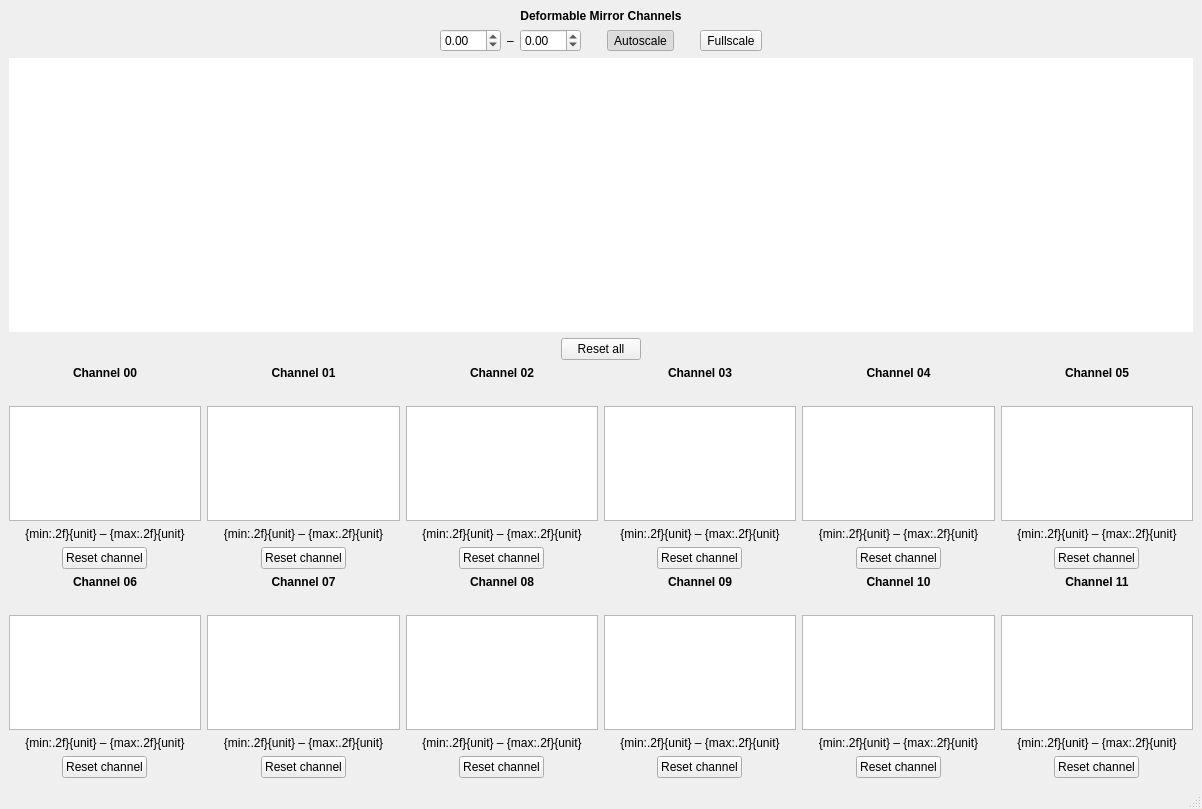
<?xml version="1.0" encoding="UTF-8"?>
<ui version="4.0">
 <class>DMChannelsWindow</class>
 <widget class="QMainWindow" name="DMChannelsWindow">
  <property name="geometry">
   <rect>
    <x>0</x>
    <y>0</y>
    <width>1202</width>
    <height>809</height>
   </rect>
  </property>
  <property name="windowTitle">
   <string>Deformable Mirror Channels - KalAO</string>
  </property>
  <widget class="QWidget" name="centralwidget">
   <layout class="QVBoxLayout" name="verticalLayout" stretch="0,0,2,0,3">
    <item>
     <widget class="QLabel" name="title_label">
      <property name="font">
       <font>
        <bold>true</bold>
       </font>
      </property>
      <property name="text">
       <string>Deformable Mirror Channels</string>
      </property>
      <property name="alignment">
       <set>Qt::AlignCenter</set>
      </property>
     </widget>
    </item>
    <item>
     <layout class="QHBoxLayout" name="scale_layout">
      <item>
       <spacer name="horizontalSpacer">
        <property name="orientation">
         <enum>Qt::Horizontal</enum>
        </property>
        <property name="sizeHint" stdset="0">
         <size>
          <width>40</width>
          <height>20</height>
         </size>
        </property>
       </spacer>
      </item>
      <item>
       <widget class="KScaledDoubleSpinbox" name="min_spinbox">
        <property name="keyboardTracking">
         <bool>false</bool>
        </property>
        <property name="decimals">
         <number>2</number>
        </property>
        <property name="minimum">
         <double>-99.000000000000000</double>
        </property>
        <property name="maximum">
         <double>99.000000000000000</double>
        </property>
        <property name="singleStep">
         <double>0.100000000000000</double>
        </property>
       </widget>
      </item>
      <item>
       <widget class="QLabel" name="minmax_label">
        <property name="text">
         <string>–</string>
        </property>
       </widget>
      </item>
      <item>
       <widget class="KScaledDoubleSpinbox" name="max_spinbox">
        <property name="keyboardTracking">
         <bool>false</bool>
        </property>
        <property name="decimals">
         <number>2</number>
        </property>
        <property name="minimum">
         <double>-99.000000000000000</double>
        </property>
        <property name="maximum">
         <double>99.000000000000000</double>
        </property>
        <property name="singleStep">
         <double>0.100000000000000</double>
        </property>
       </widget>
      </item>
      <item>
       <spacer name="horizontalSpacer_3">
        <property name="orientation">
         <enum>Qt::Horizontal</enum>
        </property>
        <property name="sizeType">
         <enum>QSizePolicy::Maximum</enum>
        </property>
        <property name="sizeHint" stdset="0">
         <size>
          <width>20</width>
          <height>20</height>
         </size>
        </property>
       </spacer>
      </item>
      <item>
       <widget class="QToolButton" name="autoscale_button">
        <property name="sizePolicy">
         <sizepolicy hsizetype="Minimum" vsizetype="Fixed">
          <horstretch>0</horstretch>
          <verstretch>0</verstretch>
         </sizepolicy>
        </property>
        <property name="text">
         <string>Autoscale</string>
        </property>
        <property name="checkable">
         <bool>true</bool>
        </property>
        <property name="checked">
         <bool>true</bool>
        </property>
       </widget>
      </item>
      <item>
       <spacer name="horizontalSpacer_4">
        <property name="orientation">
         <enum>Qt::Horizontal</enum>
        </property>
        <property name="sizeType">
         <enum>QSizePolicy::Maximum</enum>
        </property>
        <property name="sizeHint" stdset="0">
         <size>
          <width>20</width>
          <height>20</height>
         </size>
        </property>
       </spacer>
      </item>
      <item>
       <widget class="QToolButton" name="fullscale_button">
        <property name="sizePolicy">
         <sizepolicy hsizetype="Minimum" vsizetype="Fixed">
          <horstretch>0</horstretch>
          <verstretch>0</verstretch>
         </sizepolicy>
        </property>
        <property name="text">
         <string>Fullscale</string>
        </property>
        <property name="checkable">
         <bool>true</bool>
        </property>
       </widget>
      </item>
      <item>
       <spacer name="horizontalSpacer_5">
        <property name="orientation">
         <enum>Qt::Horizontal</enum>
        </property>
        <property name="sizeHint" stdset="0">
         <size>
          <width>40</width>
          <height>20</height>
         </size>
        </property>
       </spacer>
      </item>
     </layout>
    </item>
    <item>
     <widget class="KGraphicsView" name="dm_view">
      <property name="enabled">
       <bool>true</bool>
      </property>
      <property name="frameShape">
       <enum>QFrame::NoFrame</enum>
      </property>
      <property name="verticalScrollBarPolicy">
       <enum>Qt::ScrollBarAlwaysOff</enum>
      </property>
      <property name="horizontalScrollBarPolicy">
       <enum>Qt::ScrollBarAlwaysOff</enum>
      </property>
      <property name="sizeAdjustPolicy">
       <enum>QAbstractScrollArea::AdjustToContents</enum>
      </property>
     </widget>
    </item>
    <item alignment="Qt::AlignHCenter">
     <widget class="QPushButton" name="reset_all_button">
      <property name="sizePolicy">
       <sizepolicy hsizetype="Fixed" vsizetype="Fixed">
        <horstretch>0</horstretch>
        <verstretch>0</verstretch>
       </sizepolicy>
      </property>
      <property name="text">
       <string>Reset all</string>
      </property>
     </widget>
    </item>
    <item>
     <layout class="QGridLayout" name="channels_layout">
      <item row="0" column="3">
       <layout class="QVBoxLayout" name="layout_03">
        <item>
         <widget class="QLabel" name="label_03">
          <property name="font">
           <font>
            <bold>true</bold>
           </font>
          </property>
          <property name="text">
           <string>Channel 03</string>
          </property>
          <property name="alignment">
           <set>Qt::AlignCenter</set>
          </property>
         </widget>
        </item>
        <item>
         <widget class="QLabel" name="info_label_03">
          <property name="text">
           <string/>
          </property>
          <property name="alignment">
           <set>Qt::AlignCenter</set>
          </property>
         </widget>
        </item>
        <item>
         <widget class="KGraphicsView" name="view_03"/>
        </item>
        <item>
         <widget class="KLabel" name="stroke_label_03">
          <property name="text">
           <string>{min:.2f}{unit} – {max:.2f}{unit}</string>
          </property>
          <property name="alignment">
           <set>Qt::AlignCenter</set>
          </property>
         </widget>
        </item>
        <item alignment="Qt::AlignHCenter">
         <widget class="QPushButton" name="reset_button_03">
          <property name="sizePolicy">
           <sizepolicy hsizetype="Fixed" vsizetype="Fixed">
            <horstretch>0</horstretch>
            <verstretch>0</verstretch>
           </sizepolicy>
          </property>
          <property name="text">
           <string>Reset channel</string>
          </property>
         </widget>
        </item>
       </layout>
      </item>
      <item row="0" column="5">
       <layout class="QVBoxLayout" name="layout_05">
        <item>
         <widget class="QLabel" name="label_05">
          <property name="font">
           <font>
            <bold>true</bold>
           </font>
          </property>
          <property name="text">
           <string>Channel 05</string>
          </property>
          <property name="alignment">
           <set>Qt::AlignCenter</set>
          </property>
         </widget>
        </item>
        <item>
         <widget class="QLabel" name="info_label_05">
          <property name="text">
           <string/>
          </property>
          <property name="alignment">
           <set>Qt::AlignCenter</set>
          </property>
         </widget>
        </item>
        <item>
         <widget class="KGraphicsView" name="view_05"/>
        </item>
        <item>
         <widget class="KLabel" name="stroke_label_05">
          <property name="text">
           <string>{min:.2f}{unit} – {max:.2f}{unit}</string>
          </property>
          <property name="alignment">
           <set>Qt::AlignCenter</set>
          </property>
         </widget>
        </item>
        <item alignment="Qt::AlignHCenter">
         <widget class="QPushButton" name="reset_button_05">
          <property name="sizePolicy">
           <sizepolicy hsizetype="Fixed" vsizetype="Fixed">
            <horstretch>0</horstretch>
            <verstretch>0</verstretch>
           </sizepolicy>
          </property>
          <property name="text">
           <string>Reset channel</string>
          </property>
         </widget>
        </item>
       </layout>
      </item>
      <item row="0" column="2">
       <layout class="QVBoxLayout" name="layout_02">
        <item>
         <widget class="QLabel" name="label_02">
          <property name="font">
           <font>
            <bold>true</bold>
           </font>
          </property>
          <property name="text">
           <string>Channel 02</string>
          </property>
          <property name="alignment">
           <set>Qt::AlignCenter</set>
          </property>
         </widget>
        </item>
        <item>
         <widget class="QLabel" name="info_label_02">
          <property name="text">
           <string/>
          </property>
          <property name="alignment">
           <set>Qt::AlignCenter</set>
          </property>
         </widget>
        </item>
        <item>
         <widget class="KGraphicsView" name="view_02"/>
        </item>
        <item>
         <widget class="KLabel" name="stroke_label_02">
          <property name="text">
           <string>{min:.2f}{unit} – {max:.2f}{unit}</string>
          </property>
          <property name="alignment">
           <set>Qt::AlignCenter</set>
          </property>
         </widget>
        </item>
        <item alignment="Qt::AlignHCenter">
         <widget class="QPushButton" name="reset_button_02">
          <property name="sizePolicy">
           <sizepolicy hsizetype="Fixed" vsizetype="Fixed">
            <horstretch>0</horstretch>
            <verstretch>0</verstretch>
           </sizepolicy>
          </property>
          <property name="text">
           <string>Reset channel</string>
          </property>
         </widget>
        </item>
       </layout>
      </item>
      <item row="0" column="0">
       <layout class="QVBoxLayout" name="layout_00">
        <item>
         <widget class="QLabel" name="label_00">
          <property name="font">
           <font>
            <bold>true</bold>
           </font>
          </property>
          <property name="text">
           <string>Channel 00</string>
          </property>
          <property name="alignment">
           <set>Qt::AlignCenter</set>
          </property>
         </widget>
        </item>
        <item>
         <widget class="QLabel" name="info_label_00">
          <property name="text">
           <string/>
          </property>
          <property name="alignment">
           <set>Qt::AlignCenter</set>
          </property>
         </widget>
        </item>
        <item>
         <widget class="KGraphicsView" name="view_00"/>
        </item>
        <item>
         <widget class="KLabel" name="stroke_label_00">
          <property name="text">
           <string>{min:.2f}{unit} – {max:.2f}{unit}</string>
          </property>
          <property name="alignment">
           <set>Qt::AlignCenter</set>
          </property>
         </widget>
        </item>
        <item alignment="Qt::AlignHCenter">
         <widget class="QPushButton" name="reset_button_00">
          <property name="sizePolicy">
           <sizepolicy hsizetype="Fixed" vsizetype="Fixed">
            <horstretch>0</horstretch>
            <verstretch>0</verstretch>
           </sizepolicy>
          </property>
          <property name="text">
           <string>Reset channel</string>
          </property>
         </widget>
        </item>
       </layout>
      </item>
      <item row="1" column="2">
       <layout class="QVBoxLayout" name="layout_08">
        <item>
         <widget class="QLabel" name="label_08">
          <property name="font">
           <font>
            <bold>true</bold>
           </font>
          </property>
          <property name="text">
           <string>Channel 08</string>
          </property>
          <property name="alignment">
           <set>Qt::AlignCenter</set>
          </property>
         </widget>
        </item>
        <item>
         <widget class="QLabel" name="info_label_08">
          <property name="text">
           <string/>
          </property>
          <property name="alignment">
           <set>Qt::AlignCenter</set>
          </property>
         </widget>
        </item>
        <item>
         <widget class="KGraphicsView" name="view_06"/>
        </item>
        <item>
         <widget class="KLabel" name="stroke_label_08">
          <property name="text">
           <string>{min:.2f}{unit} – {max:.2f}{unit}</string>
          </property>
          <property name="alignment">
           <set>Qt::AlignCenter</set>
          </property>
         </widget>
        </item>
        <item alignment="Qt::AlignHCenter">
         <widget class="QPushButton" name="reset_button_08">
          <property name="sizePolicy">
           <sizepolicy hsizetype="Fixed" vsizetype="Fixed">
            <horstretch>0</horstretch>
            <verstretch>0</verstretch>
           </sizepolicy>
          </property>
          <property name="text">
           <string>Reset channel</string>
          </property>
         </widget>
        </item>
       </layout>
      </item>
      <item row="1" column="0">
       <layout class="QVBoxLayout" name="layout_06">
        <item>
         <widget class="QLabel" name="label_06">
          <property name="font">
           <font>
            <bold>true</bold>
           </font>
          </property>
          <property name="text">
           <string>Channel 06</string>
          </property>
          <property name="alignment">
           <set>Qt::AlignCenter</set>
          </property>
         </widget>
        </item>
        <item>
         <widget class="QLabel" name="info_label_06">
          <property name="text">
           <string/>
          </property>
          <property name="alignment">
           <set>Qt::AlignCenter</set>
          </property>
         </widget>
        </item>
        <item>
         <widget class="KGraphicsView" name="view_08"/>
        </item>
        <item>
         <widget class="KLabel" name="stroke_label_06">
          <property name="text">
           <string>{min:.2f}{unit} – {max:.2f}{unit}</string>
          </property>
          <property name="alignment">
           <set>Qt::AlignCenter</set>
          </property>
         </widget>
        </item>
        <item alignment="Qt::AlignHCenter">
         <widget class="QPushButton" name="reset_button_06">
          <property name="sizePolicy">
           <sizepolicy hsizetype="Fixed" vsizetype="Fixed">
            <horstretch>0</horstretch>
            <verstretch>0</verstretch>
           </sizepolicy>
          </property>
          <property name="text">
           <string>Reset channel</string>
          </property>
         </widget>
        </item>
       </layout>
      </item>
      <item row="0" column="1">
       <layout class="QVBoxLayout" name="layout_01">
        <item>
         <widget class="QLabel" name="label_01">
          <property name="font">
           <font>
            <bold>true</bold>
           </font>
          </property>
          <property name="text">
           <string>Channel 01</string>
          </property>
          <property name="alignment">
           <set>Qt::AlignCenter</set>
          </property>
         </widget>
        </item>
        <item>
         <widget class="QLabel" name="info_label_01">
          <property name="text">
           <string/>
          </property>
          <property name="alignment">
           <set>Qt::AlignCenter</set>
          </property>
         </widget>
        </item>
        <item>
         <widget class="KGraphicsView" name="view_01"/>
        </item>
        <item>
         <widget class="KLabel" name="stroke_label_01">
          <property name="text">
           <string>{min:.2f}{unit} – {max:.2f}{unit}</string>
          </property>
          <property name="alignment">
           <set>Qt::AlignCenter</set>
          </property>
         </widget>
        </item>
        <item alignment="Qt::AlignHCenter">
         <widget class="QPushButton" name="reset_button_01">
          <property name="sizePolicy">
           <sizepolicy hsizetype="Fixed" vsizetype="Fixed">
            <horstretch>0</horstretch>
            <verstretch>0</verstretch>
           </sizepolicy>
          </property>
          <property name="text">
           <string>Reset channel</string>
          </property>
         </widget>
        </item>
       </layout>
      </item>
      <item row="1" column="3">
       <layout class="QVBoxLayout" name="layout_09">
        <item>
         <widget class="QLabel" name="label_09">
          <property name="font">
           <font>
            <bold>true</bold>
           </font>
          </property>
          <property name="text">
           <string>Channel 09</string>
          </property>
          <property name="alignment">
           <set>Qt::AlignCenter</set>
          </property>
         </widget>
        </item>
        <item>
         <widget class="QLabel" name="info_label_09">
          <property name="text">
           <string/>
          </property>
          <property name="alignment">
           <set>Qt::AlignCenter</set>
          </property>
         </widget>
        </item>
        <item>
         <widget class="KGraphicsView" name="view_09"/>
        </item>
        <item>
         <widget class="KLabel" name="stroke_label_09">
          <property name="text">
           <string>{min:.2f}{unit} – {max:.2f}{unit}</string>
          </property>
          <property name="alignment">
           <set>Qt::AlignCenter</set>
          </property>
         </widget>
        </item>
        <item alignment="Qt::AlignHCenter">
         <widget class="QPushButton" name="reset_button_09">
          <property name="sizePolicy">
           <sizepolicy hsizetype="Fixed" vsizetype="Fixed">
            <horstretch>0</horstretch>
            <verstretch>0</verstretch>
           </sizepolicy>
          </property>
          <property name="text">
           <string>Reset channel</string>
          </property>
         </widget>
        </item>
       </layout>
      </item>
      <item row="1" column="4">
       <layout class="QVBoxLayout" name="layout_10">
        <item>
         <widget class="QLabel" name="label_10">
          <property name="font">
           <font>
            <bold>true</bold>
           </font>
          </property>
          <property name="text">
           <string>Channel 10</string>
          </property>
          <property name="alignment">
           <set>Qt::AlignCenter</set>
          </property>
         </widget>
        </item>
        <item>
         <widget class="QLabel" name="info_label_10">
          <property name="text">
           <string/>
          </property>
          <property name="alignment">
           <set>Qt::AlignCenter</set>
          </property>
         </widget>
        </item>
        <item>
         <widget class="KGraphicsView" name="view_10"/>
        </item>
        <item>
         <widget class="KLabel" name="stroke_label_10">
          <property name="text">
           <string>{min:.2f}{unit} – {max:.2f}{unit}</string>
          </property>
          <property name="alignment">
           <set>Qt::AlignCenter</set>
          </property>
         </widget>
        </item>
        <item alignment="Qt::AlignHCenter">
         <widget class="QPushButton" name="reset_button_10">
          <property name="sizePolicy">
           <sizepolicy hsizetype="Fixed" vsizetype="Fixed">
            <horstretch>0</horstretch>
            <verstretch>0</verstretch>
           </sizepolicy>
          </property>
          <property name="text">
           <string>Reset channel</string>
          </property>
         </widget>
        </item>
       </layout>
      </item>
      <item row="0" column="4">
       <layout class="QVBoxLayout" name="layout_04">
        <item>
         <widget class="QLabel" name="label_04">
          <property name="font">
           <font>
            <bold>true</bold>
           </font>
          </property>
          <property name="text">
           <string>Channel 04</string>
          </property>
          <property name="alignment">
           <set>Qt::AlignCenter</set>
          </property>
         </widget>
        </item>
        <item>
         <widget class="QLabel" name="info_label_04">
          <property name="text">
           <string/>
          </property>
          <property name="alignment">
           <set>Qt::AlignCenter</set>
          </property>
         </widget>
        </item>
        <item>
         <widget class="KGraphicsView" name="view_04"/>
        </item>
        <item>
         <widget class="KLabel" name="stroke_label_04">
          <property name="text">
           <string>{min:.2f}{unit} – {max:.2f}{unit}</string>
          </property>
          <property name="alignment">
           <set>Qt::AlignCenter</set>
          </property>
         </widget>
        </item>
        <item alignment="Qt::AlignHCenter">
         <widget class="QPushButton" name="reset_button_04">
          <property name="sizePolicy">
           <sizepolicy hsizetype="Fixed" vsizetype="Fixed">
            <horstretch>0</horstretch>
            <verstretch>0</verstretch>
           </sizepolicy>
          </property>
          <property name="text">
           <string>Reset channel</string>
          </property>
         </widget>
        </item>
       </layout>
      </item>
      <item row="1" column="1">
       <layout class="QVBoxLayout" name="layout_07">
        <item>
         <widget class="QLabel" name="label_07">
          <property name="font">
           <font>
            <bold>true</bold>
           </font>
          </property>
          <property name="text">
           <string>Channel 07</string>
          </property>
          <property name="alignment">
           <set>Qt::AlignCenter</set>
          </property>
         </widget>
        </item>
        <item>
         <widget class="QLabel" name="info_label_07">
          <property name="text">
           <string/>
          </property>
          <property name="alignment">
           <set>Qt::AlignCenter</set>
          </property>
         </widget>
        </item>
        <item>
         <widget class="KGraphicsView" name="view_07"/>
        </item>
        <item>
         <widget class="KLabel" name="stroke_label_07">
          <property name="text">
           <string>{min:.2f}{unit} – {max:.2f}{unit}</string>
          </property>
          <property name="alignment">
           <set>Qt::AlignCenter</set>
          </property>
         </widget>
        </item>
        <item alignment="Qt::AlignHCenter">
         <widget class="QPushButton" name="reset_button_07">
          <property name="sizePolicy">
           <sizepolicy hsizetype="Fixed" vsizetype="Fixed">
            <horstretch>0</horstretch>
            <verstretch>0</verstretch>
           </sizepolicy>
          </property>
          <property name="text">
           <string>Reset channel</string>
          </property>
         </widget>
        </item>
       </layout>
      </item>
      <item row="1" column="5">
       <layout class="QVBoxLayout" name="layout_11">
        <item>
         <widget class="QLabel" name="label_11">
          <property name="font">
           <font>
            <bold>true</bold>
           </font>
          </property>
          <property name="text">
           <string>Channel 11</string>
          </property>
          <property name="alignment">
           <set>Qt::AlignCenter</set>
          </property>
         </widget>
        </item>
        <item>
         <widget class="QLabel" name="info_label_11">
          <property name="text">
           <string/>
          </property>
          <property name="alignment">
           <set>Qt::AlignCenter</set>
          </property>
         </widget>
        </item>
        <item>
         <widget class="KGraphicsView" name="view_11"/>
        </item>
        <item>
         <widget class="KLabel" name="stroke_label_11">
          <property name="text">
           <string>{min:.2f}{unit} – {max:.2f}{unit}</string>
          </property>
          <property name="alignment">
           <set>Qt::AlignCenter</set>
          </property>
         </widget>
        </item>
        <item alignment="Qt::AlignHCenter">
         <widget class="QPushButton" name="reset_button_11">
          <property name="sizePolicy">
           <sizepolicy hsizetype="Fixed" vsizetype="Fixed">
            <horstretch>0</horstretch>
            <verstretch>0</verstretch>
           </sizepolicy>
          </property>
          <property name="text">
           <string>Reset channel</string>
          </property>
         </widget>
        </item>
       </layout>
      </item>
     </layout>
    </item>
   </layout>
  </widget>
  <widget class="QMenuBar" name="menubar">
   <property name="geometry">
    <rect>
     <x>0</x>
     <y>0</y>
     <width>1202</width>
     <height>23</height>
    </rect>
   </property>
  </widget>
  <widget class="QStatusBar" name="statusbar"/>
 </widget>
 <customwidgets>
  <customwidget>
   <class>KGraphicsView</class>
   <extends>QGraphicsView</extends>
   <header>kalao</header>
  </customwidget>
  <customwidget>
   <class>KLabel</class>
   <extends>QLabel</extends>
   <header>kalao</header>
  </customwidget>
  <customwidget>
   <class>KScaledDoubleSpinbox</class>
   <extends>QDoubleSpinBox</extends>
   <header>kalao</header>
  </customwidget>
 </customwidgets>
 <resources/>
 <connections/>
</ui>
